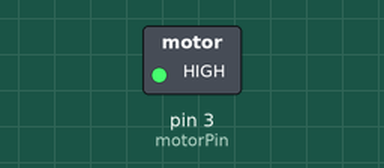
Recording of a sketch running on a simulated Arduino Uno, built with avr-gcc and run on an emulated ATmega328P. On the bench: switched loads named in the sketch (green lamp = pin HIGH). Dashed ring = blinking.

Above: at 0.5 s.
Timing chart, 0 to 4.6 s (numbered marks = the images above):
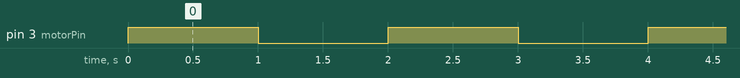

The sketch:

ArduinoVibration.ino
```cpp
int motorPin = 3;

void setup()
{
  pinMode(motorPin, OUTPUT);
}

void loop()
{
  //digitalWrite(motorPin, HIGH); //vibrate
  analogWrite(motorPin, 255);
  delay(1000);  // delay one second
  //digitalWrite(motorPin, LOW);  //stop vibrating
  analogWrite(motorPin, 0);
  delay(1000); //wait one second.
}
```

Measured:
- by itself, pin 3 (motorPin): alternates HIGH for 1.0 s and LOW for 1.0 s
